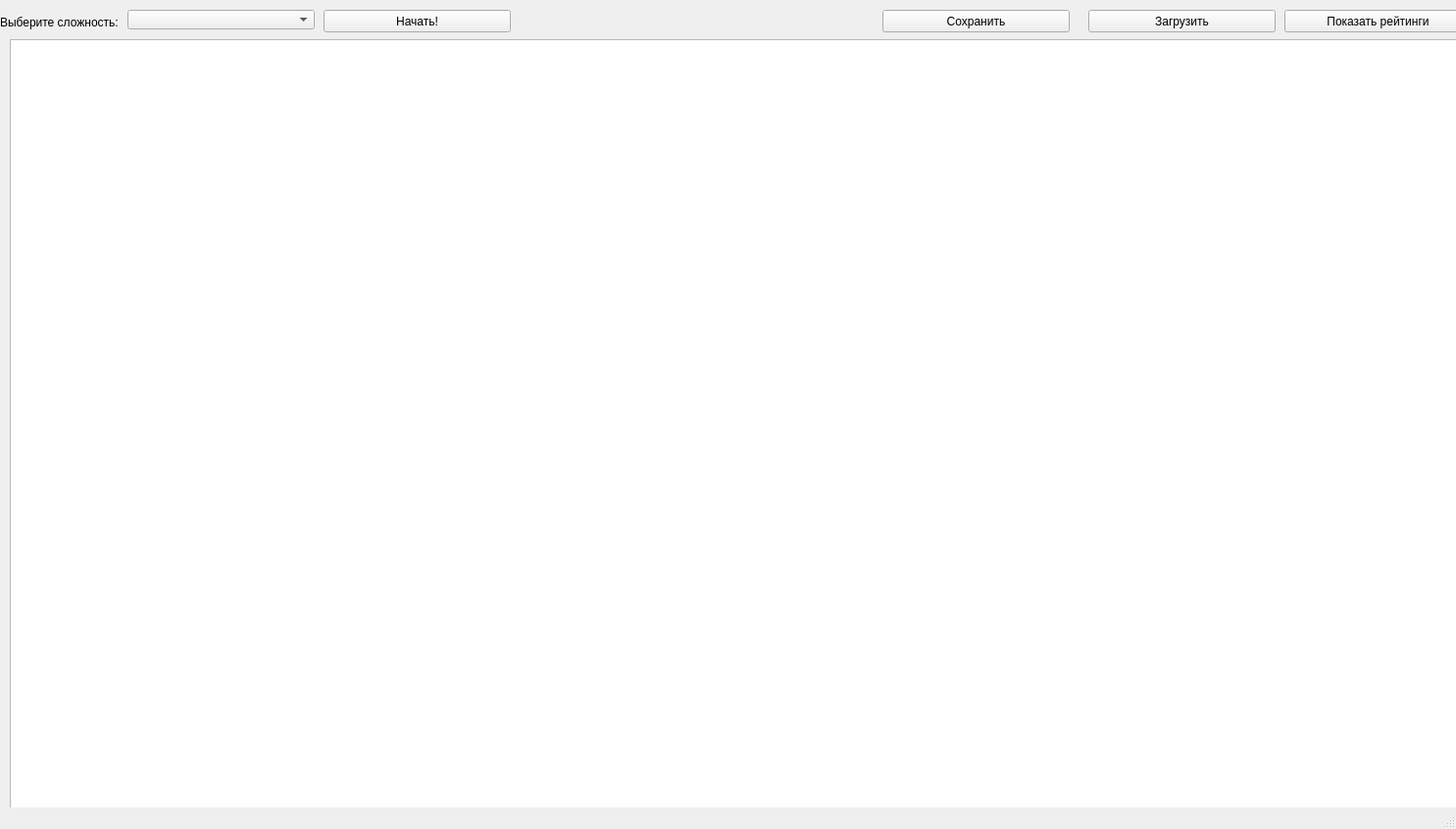
<?xml version="1.0" encoding="UTF-8"?>
<ui version="4.0">
 <class>MainWindow</class>
 <widget class="QMainWindow" name="MainWindow">
  <property name="geometry">
   <rect>
    <x>0</x>
    <y>0</y>
    <width>1485</width>
    <height>846</height>
   </rect>
  </property>
  <property name="windowTitle">
   <string>MainWindow</string>
  </property>
  <widget class="QWidget" name="centralwidget">
   <widget class="QComboBox" name="DifficultyComboBox">
    <property name="geometry">
     <rect>
      <x>130</x>
      <y>10</y>
      <width>191</width>
      <height>20</height>
     </rect>
    </property>
   </widget>
   <widget class="QLabel" name="label_1">
    <property name="geometry">
     <rect>
      <x>0</x>
      <y>0</y>
      <width>121</width>
      <height>45</height>
     </rect>
    </property>
    <property name="text">
     <string>Выберите сложность:</string>
    </property>
   </widget>
   <widget class="QPushButton" name="StartButton">
    <property name="geometry">
     <rect>
      <x>330</x>
      <y>10</y>
      <width>191</width>
      <height>23</height>
     </rect>
    </property>
    <property name="text">
     <string>Начать!</string>
    </property>
   </widget>
   <widget class="QTableWidget" name="tableWidget">
    <property name="geometry">
     <rect>
      <x>10</x>
      <y>40</y>
      <width>1641</width>
      <height>861</height>
     </rect>
    </property>
   </widget>
   <widget class="QLabel" name="label_2">
    <property name="geometry">
     <rect>
      <x>560</x>
      <y>0</y>
      <width>121</width>
      <height>45</height>
     </rect>
    </property>
    <property name="text">
     <string/>
    </property>
   </widget>
   <widget class="QLabel" name="label_time">
    <property name="geometry">
     <rect>
      <x>740</x>
      <y>0</y>
      <width>121</width>
      <height>45</height>
     </rect>
    </property>
    <property name="text">
     <string/>
    </property>
   </widget>
   <widget class="QPushButton" name="SaveButton">
    <property name="geometry">
     <rect>
      <x>900</x>
      <y>10</y>
      <width>191</width>
      <height>23</height>
     </rect>
    </property>
    <property name="text">
     <string>Сохранить</string>
    </property>
   </widget>
   <widget class="QPushButton" name="LoadButton">
    <property name="geometry">
     <rect>
      <x>1110</x>
      <y>10</y>
      <width>191</width>
      <height>23</height>
     </rect>
    </property>
    <property name="text">
     <string>Загрузить</string>
    </property>
   </widget>
   <widget class="QPushButton" name="RatingButton">
    <property name="geometry">
     <rect>
      <x>1310</x>
      <y>10</y>
      <width>191</width>
      <height>23</height>
     </rect>
    </property>
    <property name="text">
     <string>Показать рейтинги</string>
    </property>
   </widget>
  </widget>
  <widget class="QMenuBar" name="menubar">
   <property name="geometry">
    <rect>
     <x>0</x>
     <y>0</y>
     <width>1485</width>
     <height>20</height>
    </rect>
   </property>
  </widget>
  <widget class="QStatusBar" name="statusbar"/>
 </widget>
 <resources/>
 <connections/>
</ui>
